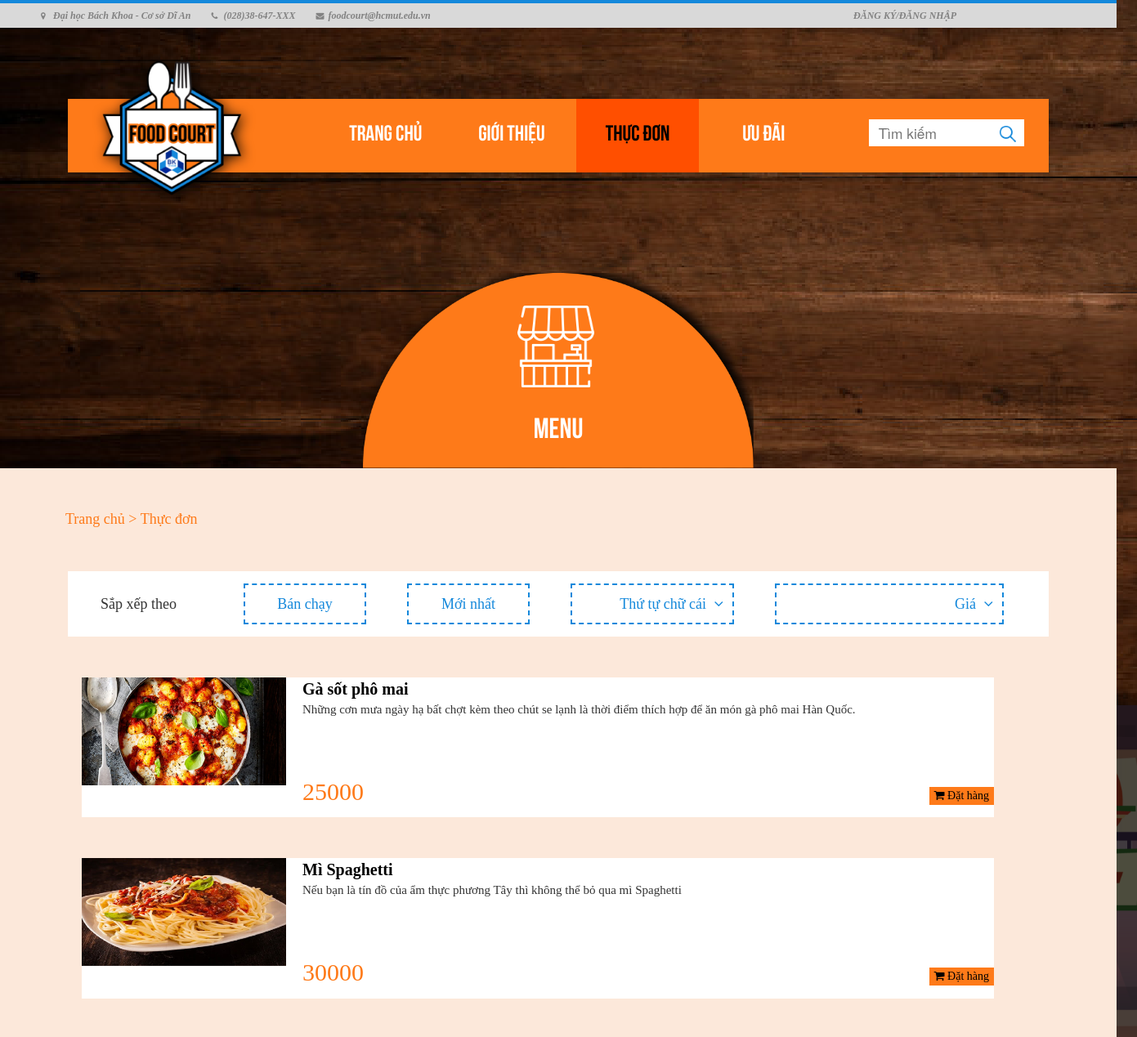
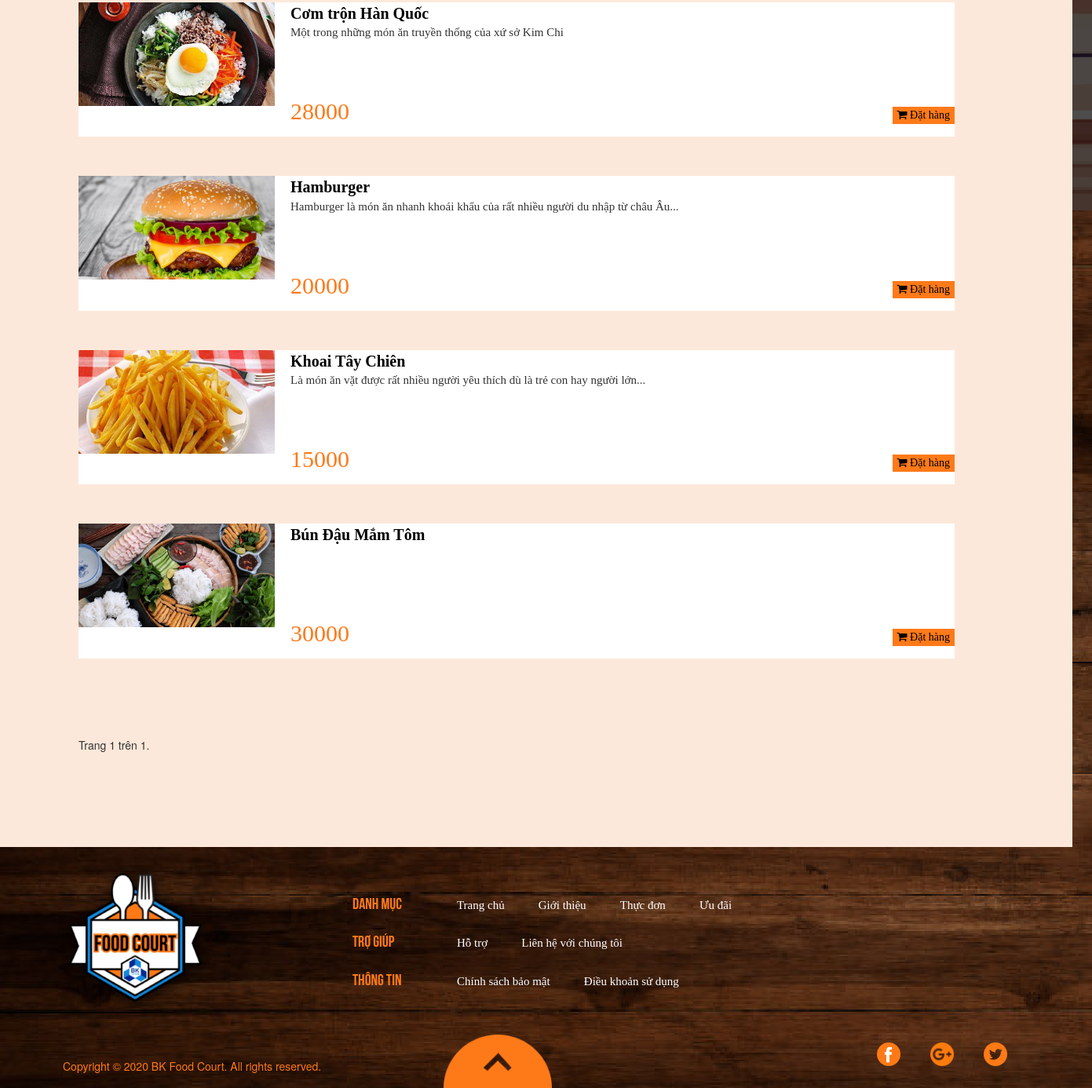
The app's page /search/ with its own data (2 pictures, top to bottom).
### webapp/models.py (models this page shows, shortened)
class Item(models.Model):
    name = models.CharField(max_length=500)
    image = models.ImageField(default='default.png', upload_to='profile_pics')
    description = models.TextField(blank=True, max_length=300)
    price = models.DecimalField(max_digits=8, decimal_places=0)
    available = models.BooleanField(default=True)
    belongs_to_stall = models.ForeignKey(Menu, on_delete=models.CASCADE)

### webapp/views.py (the view)
# urls.py: path('search/', web_views.search, name='search'),
def search(request):
    query_list = Item.objects.all()
    query = request.GET.get('query')
    if query:
        query_list = query_list.filter(name__icontains=query)
    if len(query_list) == 0 or query == "":
        none = 'True'
    else:
        none = 'False'
    paginator = Paginator(query_list, 10)
    page_number = request.GET.get('page')
    page_obj = paginator.get_page(page_number)
    context = {
        'none' : none,
        'page_obj': page_obj
    }
    return render(request, 'webapp/search.html', context)

### webapp/templates/webapp/search.html (shortened to what this page needs)
{% load static %}
<!DOCTYPE html>
<html>
    <head>
        <link rel="stylesheet" type="text/css" href="{% static 'webapp/styles/menustall.css' %}">
        <link rel="stylesheet" href="{% static 'webapp/styles/bootstrap.min.css' %}">
        <link rel="stylesheet" href="{% static 'webapp/styles/font-awesome.min.css' %}">
        <link rel="stylesheet" href="https://unpkg.com/purecss@2.0.3/build/pure-min.css">
        <link rel="stylesheet" href="https://maxcdn.bootstrapcdn.com/bootstrap/3.4.1/css/bootstrap.min.css">
    </head>
    <body>
	 <div class="contact-imfo-box">
		<div class="container">
			<p class="lead">
				<i class="fa fa-map-marker"></i>Đại học Bách Khoa - Cơ sở Dĩ An
			</p>
			<p class="lead">
				<i class="fa fa-phone"></i>(028)38-647-XXX
			</p>
			<p class="lead">
				<i class="fa fa-envelope"></i>foodcourt@hcmut.edu.vn
			</p>
			{% if user.is_authenticated %}
			<div class="row account">
				<a id="acc" href="#">
					<p class="lead" onclick="showAccOptions()">{{ user.username }}</p>
					<div id ="op-active" class="acc-options">
						<ul>
							{% if user.is_superuser == True or user.is_staff == True %}
							<li><a href="{% url 'admin:index' %}">Quản trị viên</a></li>
							{% endif %}
							{% if user.is_authenticated %}
							{% for group in request.user.groups.all %}
								{% if group.name == 'Customer' %}
									<li><a href="{% url 'profile' %}">Thông tin tài khoản</a></li>
								{% endif %}
								{% if group.name == 'Manager' %}
                                <li><a href="{{ request.user.manager.own_stall.get_absolute_url }}">Chỉnh sửa Menu</a></li>
								{% endif %}
							{% endfor %}
							{% endif %}
							<li><a href="{% url 'logout-page' %}?next={% url 'home-page' %}">Đăng xuất</a></li>
						</ul>
					</div>
				</a>
				<i class="fa fa-user"></i>
			</div>
			{% else %}
            <div class="row account">
				<a href="{% url 'login-page' %}">
					<p>ĐĂNG KÝ/ĐĂNG NHẬP</p>
				</a>
			</div>
			{% endif %}
        </div>
    </div>
        <header>
                <ul>
                    <li><a href="{% url 'home-page' %}">Trang chủ</a></li>
                    <li><a href="{% url 'about' %}">Giới thiệu</a></li>
                    <li><a href="{% url 'main-menu' %}" class="active">Thực đơn</a></li>
                    <li><a href="{% url 'preference' %}">Ưu đãi</a></li>
                </ul>
                <div class="search">
                    <form method="GET" action="">
                        <input type="text" name="query" placeholder="  Tìm kiếm">
                        <button submit><img src="{% static 'webapp/images/search.png' %}"/></button>
                    </form>
                </div>
                <div class="logo_area">
                    <a href="{% url 'home-page' %}"><img src="{% static 'webapp/images/logo.png' %}" alt=""/></a>
                </div>
        </header>
        <div style="position: relative;">
            <div class="stall_icon">
                <img src="{% static 'webapp/images/stall-icon.png' %}" width="100px"/>
            </div>
            <div class="stall_name">
                <a href="{{ stall.get_absolute_url }}">MENU</a>
            </div>
        </div>
        <section class="back_area">
            <div class="text_heading">
                <a href="#">Trang chủ</a><a href="{% url 'main-menu' %}"> > Thực đơn</a>
            </div>
            <div class="filter">
                <p id="sortby">Sắp xếp theo</p>
                <div class="row">
                    <button style="margin-left: 230px">Bán chạy</button>
                    <button>Mới nhất</button>
                    <button style="width: 200px; text-align: right">Thứ tự chữ cái
                        <i class="fa fa-angle-down"></i>
                    </button>
                    <button style="width: 280px; text-align: right;">Giá
                        <i class="fa fa-angle-down"></i>
                    </button>
                </div>
            </div>
            {% if none == 'True' %}
            <div style="text-align: center; margin: 80px">
                <h4> Không tìm thấy món ăn nào. Xin bạn vui lòng tìm kiếm với từ khóa khác </h4>
            </div>
            {% else %}
            {% for item in page_obj %}
            <div class="items">
                <div class="food-image"><img src="{{ item.image.url }}" style="width: 250px;height: 132px; text-align: center;"></div>
                <div class="infomation">
                    <a href="#" class="food-name">{{ item.name }}</a>
                    <div class="description">{{ item.description }}</div>
                    <div class="row">
                        <div class="food-price">{{ item.price }} </div>
                        {% if user.is_authenticated %}
                        {% for group in request.user.groups.all %}
                            {% if group.name == 'Customer' %}
                                <button class="order-button"> <i class="fa fa-shopping-cart"></i> Đặt hàng</button>
                            {% endif %}
                        {% endfor %}
						{% else %}
						<button class="alert-button"><i class="fa fa-shopping-cart"></i> Đặt hàng</button>
						{% endif %}
                    </div>
                </div>
            </div>
            {% endfor %}
            {% endif %}
            <div class="pagination" style="margin: 50px;">
                <span class="step-links">
                    <div class="current">
                        Trang {{ page_obj.number }} trên {{ page_obj.paginator.num_pages }}.
                    </div>
                    <br>
                </span>
            </div>
        </section>
	<div class="footer-above">
		<div class="row">
			<div class="footer-logo">
				<a href="{% url 'home-page' %}"><img src="{% static 'webapp/images/logo.png' %}" alt=""></a>
			</div>
			<div class="row footer-side">
				<div class="catalogue-title">
					<ul>
						<li>DANH MỤC</li>
						<li>TRỢ GIÚP</li>
						<li>THÔNG TIN</li>
					</ul>
				</div>
				<div>
					<ul>
						<li class="catalogue">
							<ul>
								<li><a href="{% url 'home-page' %}">Trang chủ</a></li>
								<li><a href="{% url 'about' %}">Giới thiệu</a></li>
								<li><a href="{% url 'main-menu' %}">Thực đơn</a></li>
								<li><a href="{% url 'preference' %}">Ưu đãi</a></li>
							</ul>
						</li>
						<li class="catalogue">
							<ul>
								<li><a href="#">Hỗ trợ</a></li>
								<li><a href="#">Liên hệ với chúng tôi</a></li>
							</ul>
						</li>
						<li class="catalogue">
							<ul>
								<li><a href="#">Chính sách bảo mật</a></li>
								<li><a href="#">Điều khoản sử dụng</a></li>
							</ul>
						</li>
					</ul>
				</div>
			</div>
		</div>
	</div>
	<div class="footer-bottom">
		<div class="row">
			<div class="col-xl-4 copyright">
				Copyright © 2020 BK Food Court. All rights reserved.
			</div>
			<div class="col-xl-5">
				<div class="up-button">
					<a href="#"><img id="up-button-image" src="{% static 'webapp/images/Subtraction 3.png' %}"></a>
				</div>
			</div>
			<div class="col-xl-3">
				<ul class="list-inline f-social">
					<li class="list-inline-item"><a href="#"><img src="{% static 'webapp/images/facebook (2).png' %}"></a></li>
					<li class="list-inline-item"><a href="#"><img src="{% static 'webapp/images/google-plus.png' %}"></a></li>
					<li class="list-inline-item"><a href="#"><img src="{% static 'webapp/images/twitter.png' %}"></a></li>
				</ul>
			</div>
		</div>
    </div>
    </body>
</html>

### webapp/static/webapp/styles/menustall.css (style rules this page uses)
.contact-imfo-box .container { display: flex; padding: 10px; margin-left: 15px; position: relative; }
.account { position: absolute; right: 0px; }
.contact-imfo-box { background: #D9D9D9; }
.contact-imfo-box i { display: block; float: left; width: 10px; height: 10px; line-height: 10px; text-align: left; color: #828282; font-size: 10px; -webkit-border-radius: 50%; -moz-border-radius: 50%; -ms-border-radius: 50%; border-radius: 50%; margin-right: 5px; margin-left: 5px; }
.contact-imfo-box p { margin: 0px 0px 0px 20px; color: #828282; text-align: left; line-height: 10px; font-weight: 600; font-size: 12px; font-family: "SegoeUI_Regular"; font-style: italic; }
.lead { font-size: 18px; line-height: 30px; color: #767676; margin: 0px; padding: 0; }
.logo_area { position: absolute; width: 219px; height: 219px; left: 20px; top: -70px; }
html { width: 1366px; }
body { margin: 0; padding: 0; font-family: 'SegoeUI_Regular'; background: url('../images/background.png'); }
.stall_icon { position: absolute; top: 50px; left: 630px; }
.stall_name { position: relative; text-align: center; font-family: 'Bebas_Bold'; top: -60px; font-size: 35px; }
.stall_name a { text-decoration: none; color: #fff; display: block; }
header { position: relative; max-width: 1200px; margin: 0 auto; top: 87px; background: #FE7A19; box-shadow: 0 2px 5px rgba(0, 0, 0, .2); }
header ul { font-family: 'Bebas_Bold'; font-size: 20pt; list-style-type: none; text-align: center; }
header ul li { color: #fff; display: inline-table; width: 150px; height: 90px; line-height: 90px; }
header ul li a { color: #fff; text-decoration: none; display: block; }
header .active, header ul li a:hover { background: #ff4f00; color: #000; text-decoration: none; }
header .search { position: relative; float: right; top: -90px; }
header input[type=text] { border: none; font-size: 13pt; position: absolute; right: 70px; top: 15px; width: 150px; height: 33px; }
header .search button { float: right; border: none; background: #fff; right: 0px; top: 15px; position: absolute; margin-right: 30px; cursor: pointer; width: 40px; height: 33px; }
.back_area { top: 160px; position: relative; padding: 50px 50px; margin-top: -200px; margin-bottom: 160px; background: #FCE8DA; }
.text_heading { margin-left: 30px; font-size: 18px; font-family: 'SegoeUI_Semibold'; color: #FE7A19; }
.text_heading a { color: #FE7A19; text-decoration: none; }
.filter { position: relative; max-width: 1200px; height: 80px; margin: 0 auto; background: #fff; line-height: 80px; }
#sortby { margin-top: 50px; padding-left: 40px; font-size: 18px; font-family: 'SegoeUI_Semibold'; }
.filter button { border: 1.5pt dashed; border-color: #1488DB; margin-top: -75px; margin-left: 50px; background: #fff; text-align: center; width: 150px; height: 50px; line-height: 40px; cursor: pointer; font-size: 18px; color: #1488DB; font-family: 'SegoeUI_Regular'; }
.filter .fa { margin-left: 5px; margin-right: 5px; }
.items { margin: 50px 100px 50px 50px; display: flex; background-color: #FFFFFF; }
.food-image { text-align: center; }
.infomation { width: 100%; }
.description { height: 100px; font-size: 15px; padding-left: 20px; padding-right: 20px; font-family: 'SegoeUI_Semibold'; }
.food-name { font-size: 20px; font-weight: 800; padding-left: 20px; padding-right: 20px; color: #000; font-family: 'SegoeUI_Bold'; }
.food-price { margin-top: -10px; padding-bottom: 10px; padding-left: 35px; color: #FE7A19; font-size: 30px; font-family: 'SegoeUI_Bold'; }
.infomation .row, .up-button { position: relative; }
.order-button, .alert-button { position: absolute; right: 15px; top: 5px; font-family: "SegoeUI_Semibold"; background: #FE7A19; color: #000; border: none; margin-left: 0; }
.pagination { display: inline-block; }
.footer-logo { padding: 10px 80px; }
.list-inline-item a img { width: 30px; left: 0%; bottom: 0%; margin-left: 20px; }
.row div ul, .catalogue-title ul li { list-style-type: none; padding: 10px 50px; font-family: "Bebas_Bold"; font-size: 20px; color: #FE7A19; }
.catalogue li { display: inline; padding: 20px; font-family: "SegoeUI_Regular"; font-size: 15px; color: #FFFFFF; }
.catalogue { margin-left: -150px; }
.catalogue li a { color: #FFFFFF; }
.footer-side { margin-top: 40px; }
.copyright { color: #FE7A19; position: relative; left: 80px; bottom: 0%; padding-top: 30px; }
#up-button-image { display: block; position: absolute; left: 100px; width: 25%; }

### records on screen
Item: image (picture), name "Gà sốt phô mai", description "Những cơn mưa ngày hạ bất chợt kèm theo chút se lạnh là thời điểm thích hợp để ăn món gà phô mai Hàn Quốc.", price "25000"
Item: image (picture), name "Mì Spaghetti", description "Nếu bạn là tín đồ của ẩm thực phương Tây thì không thể bỏ qua mì Spaghetti", price "30000"
Item: image (picture), name "Cơm trộn Hàn Quốc", description "Một trong những món ăn truyền thống của xứ sở Kim Chi", price "28000"
Item: image (picture), name "Hamburger", description "Hamburger là món ăn nhanh khoái khẩu của rất nhiều người du nhập từ châu Âu...", price "20000"
Item: image (picture), name "Khoai Tây Chiên", description "Là món ăn vặt được rất nhiều người yêu thích dù là trẻ con hay người lớn...", price "15000"
Item: image (picture), name "Bún Đậu Mắm Tôm", price "30000"

### other values on screen
{{ page_obj.number }} "1"
{{ page_obj.paginator.num_pages }} "1"
